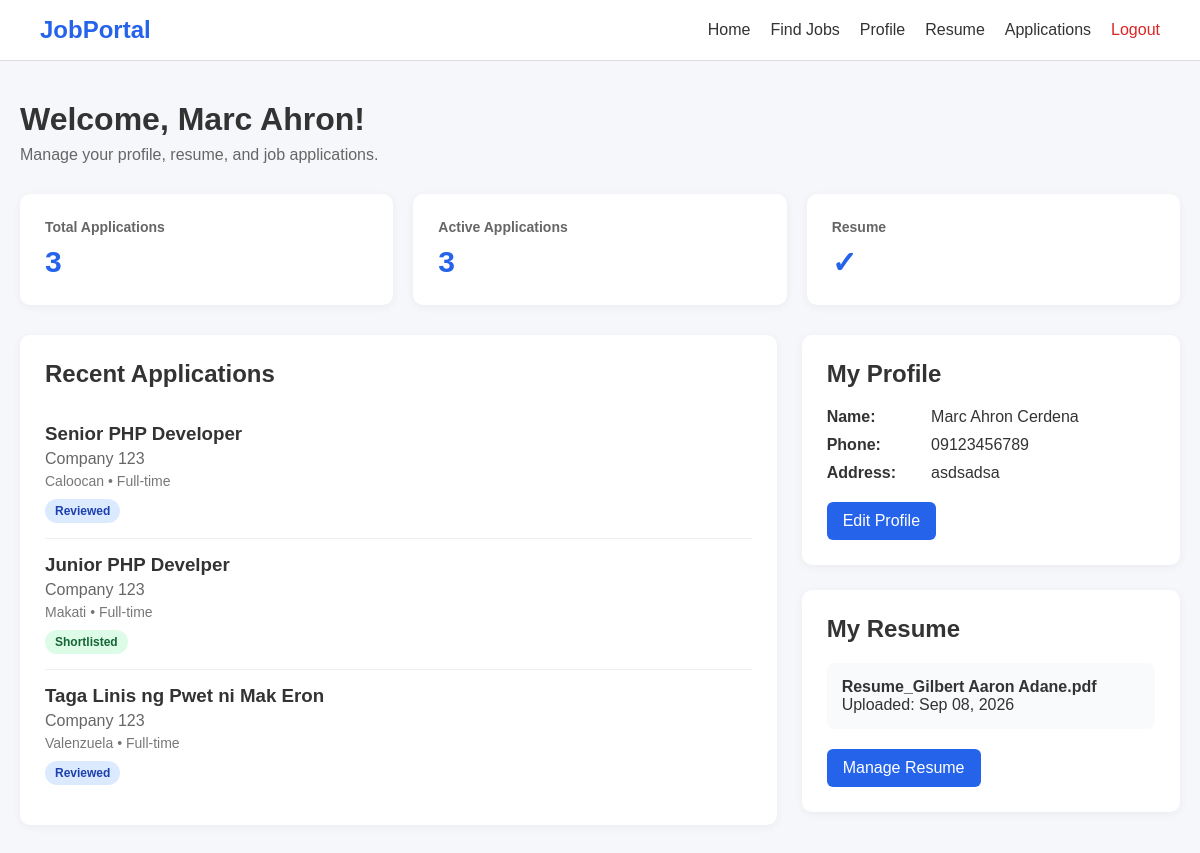
The app's page /c_jobs/applicant/dashboard.php (signed in), older data.
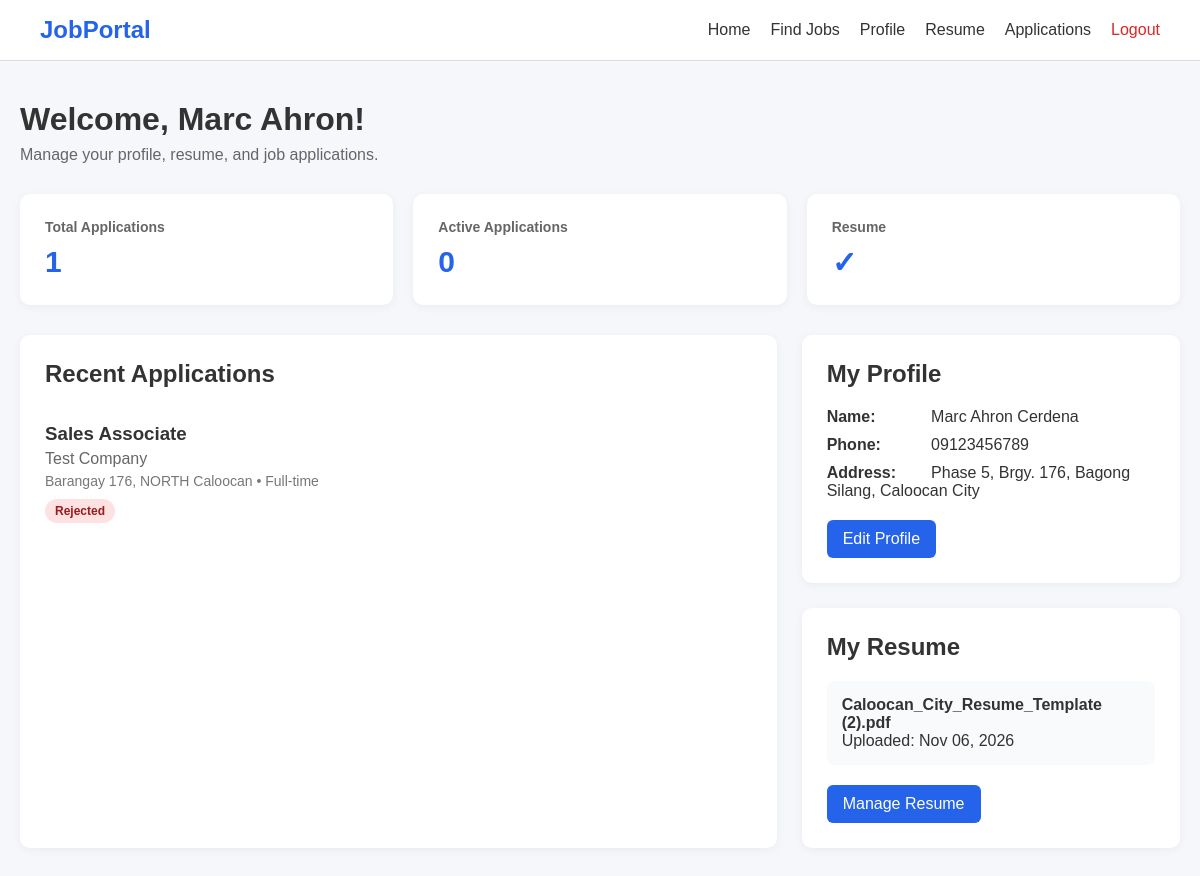
The same page, newer data.
### tables this page shows
CREATE TABLE `applications` (
  `id` int(10) UNSIGNED NOT NULL,
  `job_id` int(10) UNSIGNED NOT NULL,
  `applicant_id` int(10) UNSIGNED NOT NULL,
  `resume_id` int(10) UNSIGNED DEFAULT NULL,
  `cover_letter` text DEFAULT NULL,
  `status` enum('pending','reviewed','shortlisted','rejected','hired') NOT NULL DEFAULT 'pending',
  `applied_at` timestamp NOT NULL DEFAULT current_timestamp(),
  `updated_at` timestamp NOT NULL DEFAULT current_timestamp() ON UPDATE current_timestamp()
);

CREATE TABLE `jobs` (
  `id` int(10) UNSIGNED NOT NULL,
  `employer_id` int(10) UNSIGNED NOT NULL,
  `job_title` varchar(255) NOT NULL,
  `job_description` text DEFAULT NULL,
  `description` text NOT NULL,
  `requirements` text DEFAULT NULL,
  `educational_requirement` varchar(100) DEFAULT NULL,
  `required_degree` varchar(255) DEFAULT NULL,
  `required_skills` text DEFAULT NULL,
  `location` varchar(255) DEFAULT NULL,
  `address` text DEFAULT NULL,
  `barangay` varchar(100) DEFAULT NULL,
  `caloocan_area` enum('north','south') DEFAULT NULL,
  `latitude` decimal(10,8) DEFAULT NULL,
  `longtitude` decimal(11,8) DEFAULT NULL,
  `employment_type` enum('Full-time','Part-time','Contract','Internship','Freelance') NOT NULL DEFAULT 'Full-time',
  `salary_min` decimal(12,2) DEFAULT NULL,
  `salary_max` decimal(12,2) DEFAULT NULL,
  `is_remote` tinyint(1) NOT NULL DEFAULT 0,
  `status` enum('pending','approved','rejected','closed') NOT NULL DEFAULT 'pending',
  `application_deadline` date DEFAULT NULL,
  `created_at` timestamp NOT NULL DEFAULT current_timestamp(),
  `updated_at` timestamp NOT NULL DEFAULT current_timestamp() ON UPDATE current_timestamp(),
  `tesda_qualification` varchar(255) DEFAULT NULL,
  `required_nc_level` varchar(20) DEFAULT NULL,
  `job_source` enum('private_employer','lgu','job_fair') NOT NULL DEFAULT 'private_employer',
  `source_name` varchar(255) DEFAULT NULL,
  `source_url` varchar(500) DEFAULT NULL,
  `degree_classification` varchar(255) DEFAULT NULL,
  `lgu_job_category` varchar(255) DEFAULT NULL
);

CREATE TABLE `employers` (
  `id` int(10) UNSIGNED NOT NULL,
  `user_id` int(10) UNSIGNED NOT NULL,
  `company_name` varchar(255) NOT NULL,
  `employer_type` enum('private','lgu') NOT NULL DEFAULT 'private',
  `company_description` text DEFAULT NULL,
  `company_logo` varchar(255) DEFAULT NULL,
  `contact_person` varchar(150) DEFAULT NULL,
  `contact_number` varchar(50) DEFAULT NULL,
  `address` varchar(255) DEFAULT NULL,
  `barangay` varchar(100) DEFAULT NULL,
  `latitude` decimal(10,8) DEFAULT NULL,
  `longitude` decimal(11,8) DEFAULT NULL,
  `caloocan_area` enum('north','south') DEFAULT NULL,
  `verification_status` enum('unverified','pending','approved','rejected') DEFAULT 'unverified',
  `created_at` timestamp NOT NULL DEFAULT current_timestamp(),
  `updated_at` timestamp NOT NULL DEFAULT current_timestamp() ON UPDATE current_timestamp()
);

CREATE TABLE `applicants` (
  `id` int(10) UNSIGNED NOT NULL,
  `user_id` int(10) UNSIGNED NOT NULL,
  `first_name` varchar(100) NOT NULL,
  `last_name` varchar(100) NOT NULL,
  `phone` varchar(50) DEFAULT NULL,
  `address` varchar(255) DEFAULT NULL,
  `latitude` decimal(10,8) DEFAULT NULL,
  `longitude` decimal(11,8) DEFAULT NULL,
  `religion` varchar(255) DEFAULT NULL,
  `profile_picture` varchar(255) DEFAULT NULL,
  `bio` text DEFAULT NULL,
  `created_at` timestamp NOT NULL DEFAULT current_timestamp(),
  `updated_at` timestamp NOT NULL DEFAULT current_timestamp() ON UPDATE current_timestamp(),
  `education` varchar(150) DEFAULT NULL
);

CREATE TABLE `resumes` (
  `id` int(10) UNSIGNED NOT NULL,
  `applicant_id` int(10) UNSIGNED NOT NULL,
  `file_name` varchar(255) NOT NULL,
  `file_path` varchar(500) NOT NULL,
  `extracted_text` longtext DEFAULT NULL,
  `file_type` varchar(100) DEFAULT NULL,
  `uploaded_at` timestamp NOT NULL DEFAULT current_timestamp()
);

### c_jobs/applicant/dashboard.php (the view, shortened to what the changed rows need)
<?php
require_once "../config/database.php";
$userId = $_SESSION["user_id"];
$stmt = $pdo->prepare("
    SELECT
        a.id,
        a.first_name,
        a.last_name,
        a.phone,
        a.address,
        a.bio
    FROM applicants a
    WHERE a.user_id = ?
    LIMIT 1
");
$stmt->execute([$userId]);
$applicant = $stmt->fetch();
$applicantId = $applicant["id"];
$stmt = $pdo->prepare("
    SELECT COUNT(*)
    FROM applications
    WHERE applicant_id = ?
");
$stmt->execute([$applicantId]);
$totalApplications = $stmt->fetchColumn();
$stmt = $pdo->prepare("
    SELECT COUNT(*)
    FROM applications
    WHERE applicant_id = ?
    AND status IN ('pending', 'reviewed', 'shortlisted')
");
$stmt->execute([$applicantId]);
$activeApplications = $stmt->fetchColumn();
$stmt = $pdo->prepare("
    SELECT *
    FROM resumes
    WHERE applicant_id = ?
    ORDER BY uploaded_at DESC
    LIMIT 1
");
$stmt->execute([$applicantId]);
$resume = $stmt->fetch();
$stmt = $pdo->prepare("
    SELECT
        ap.id,
        ap.status,
        ap.applied_at,
        j.job_title,
        j.location,
        j.employment_type,
        e.company_name
    FROM applications ap
    INNER JOIN jobs j
        ON ap.job_id = j.id
    INNER JOIN employers e
        ON j.employer_id = e.id
    WHERE ap.applicant_id = ?
    ORDER BY ap.applied_at DESC
    LIMIT 5
");
$stmt->execute([$applicantId]);
$recentApplications = $stmt->fetchAll();
?>
<!DOCTYPE html>
<html lang="en">
<head>
</head>
<body>
<div class="container">
    <div class="welcome">
        <h1>
            Welcome, <?= htmlspecialchars($applicant["first_name"]) ?>!
        </h1>
        <p>
            Manage your profile, resume, and job applications.
        </p>
    </div>
    <div class="stats">
        <div class="stat-card">
            <h3>Total Applications</h3>
            <div class="stat-number">
                <?= $totalApplications ?>
            </div>
        </div>
        <div class="stat-card">
            <h3>Active Applications</h3>
            <div class="stat-number">
                <?= $activeApplications ?>
            </div>
        </div>
    </div>
    <div class="content-grid">
        <div class="card">
            <h2>Recent Applications</h2>
            <?php if (count($recentApplications) > 0): ?>
                <?php foreach ($recentApplications as $application): ?>
                    <div class="application">
                        <h3>
                            <?= htmlspecialchars($application["job_title"]) ?>
                        </h3>
                        <div class="company">
                            <?= htmlspecialchars($application["company_name"]) ?>
                        </div>
                        <div class="details">
                            <?= htmlspecialchars($application["location"] ?? "Not specified") ?>
                            •
                            <?= htmlspecialchars($application["employment_type"]) ?>
                        </div>
                        <span class="status <?= htmlspecialchars($application["status"]) ?>">
                            <?= ucfirst(htmlspecialchars($application["status"])) ?>
                        </span>
                    </div>
                <?php endforeach; ?>
            <?php endif; ?>
        </div>
        <div>
            <div class="card">
                <h2>My Profile</h2>
                <div class="profile-info">
                    <p>
                        <strong>Name:</strong>
                        <?= htmlspecialchars(
                            $applicant["first_name"] . " " . $applicant["last_name"]
                        ) ?>
                    </p>
                    <p>
                        <strong>Phone:</strong>
                        <?= htmlspecialchars($applicant["phone"] ?? "Not provided") ?>
                    </p>
                    <p>
                        <strong>Address:</strong>
                        <?= htmlspecialchars($applicant["address"] ?? "Not provided") ?>
                    </p>
                </div>
            </div>
            <div class="card">
                <h2>My Resume</h2>
                <?php if ($resume): ?>
                    <div class="resume-status">
                        <strong>
                            <?= htmlspecialchars($resume["file_name"]) ?>
                        </strong>
                        <br>
                        Uploaded:
                        <?= date("M d, Y", strtotime($resume["uploaded_at"])) ?>
                    </div>
                <?php else: ?>
                    <div class="resume-status">
                        No resume uploaded yet.
                    </div>
                <?php endif; ?>
                <a href="resume.php" class="btn">
                    <?= $resume ? "Manage Resume" : "Upload Resume" ?>
                </a>
            </div>
        </div>
    </div>
</div>
</body>
</html>

Row changes from the older to the newer data that the page shows:
removed applications: job.job_title "Senior PHP Developer", employers.company_name "Company 123", job.location "Caloocan", job.employment_type "Full-time", status "Reviewed"
removed applications: job.job_title "Junior PHP Develper", employers.company_name "Company 123", job.location "Makati", job.employment_type "Full-time", status "Shortlisted"
removed applications: job.job_title "Taga Linis ng Pwet ni Mak Eron", employers.company_name "Company 123", job.location "Valenzuela", job.employment_type "Full-time", status "Reviewed"
removed resumes: file_name "Resume_Gilbert Aaron Adane.pdf", uploaded_at "Sep 08, 2026"
changed applicants "Marc Ahron": address "asdsadsa" → "Phase 5, Brgy. 176, Bagong Silang, Caloocan City"
added applications: job.job_title "Sales Associate", employers.company_name "Test Company", job.location "Barangay 176, NORTH Caloocan", job.employment_type "Full-time", status "Rejected"
added resumes: file_name "Caloocan_City_Resume_Template (2).pdf", uploaded_at "Nov 06, 2026"
Text that changed along with them:
$totalApplications: "3" → "1"
$activeApplications: "3" → "0"
